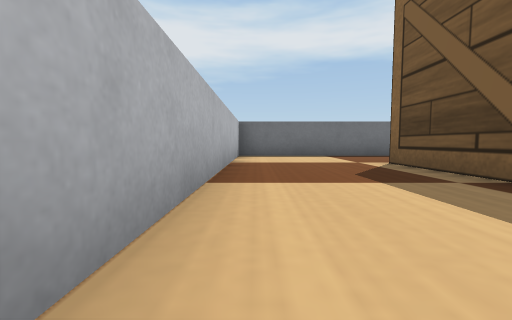
View 1 (above)

23 first-person views from a walk through a robot-simulator world made for Webots. The camera is 0.04 m above the floor, tilts 4° down and sees 90° across. The floor is counted in squares, 0.1 m on a side. Each view is taken from the middle of a square. On the plan, view 1 faces up. The plan holds only what a view shows up to about 9 squares ahead; the rest is blank. The robots in the file are not drawn. Simple shapes and patterns stand in for the simulator's stock objects.

View 2
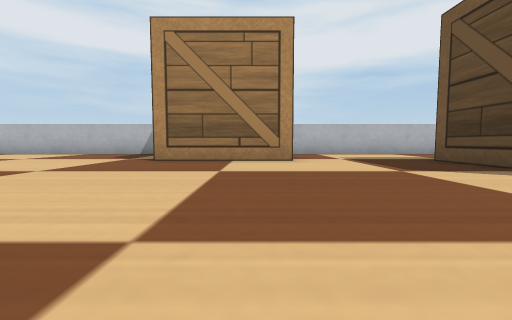

View 3
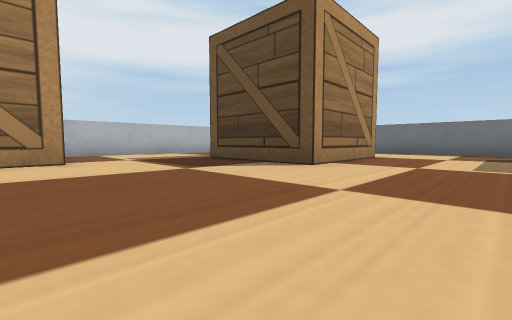

View 4
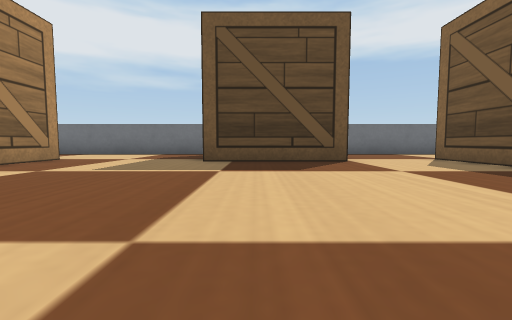

View 5
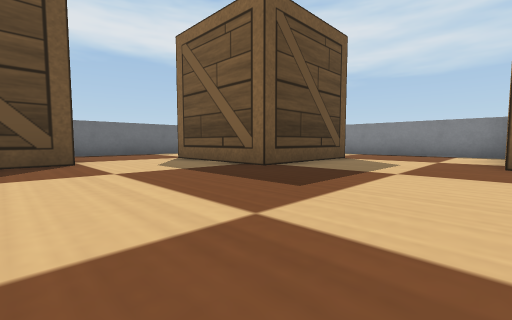

View 6
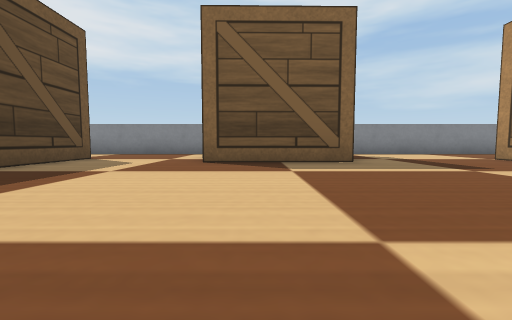

View 7
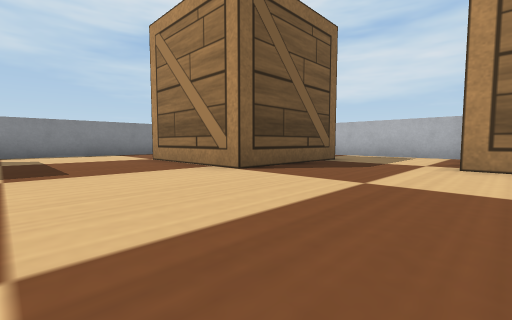

View 8
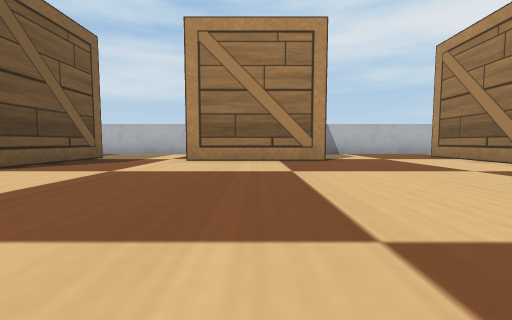

View 9
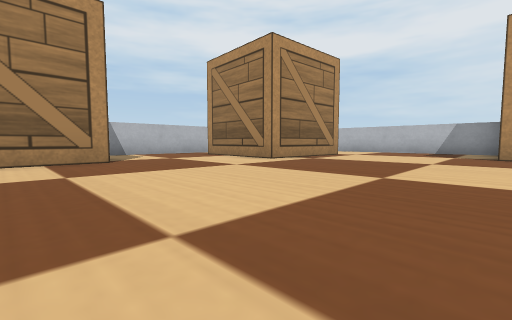

View 10
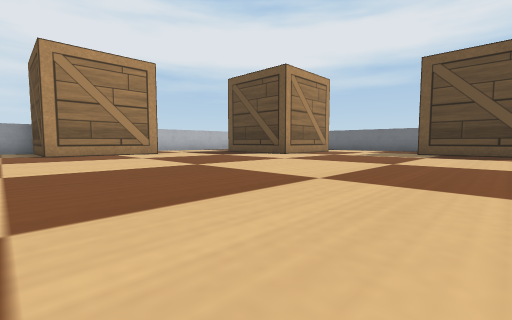

View 11
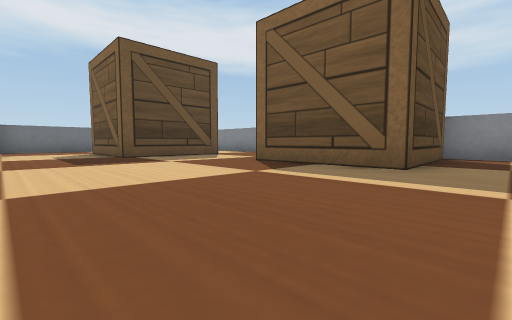

View 12
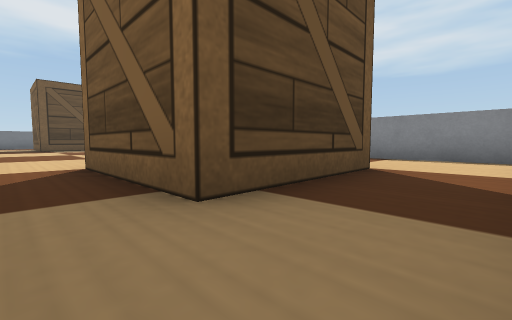

View 13
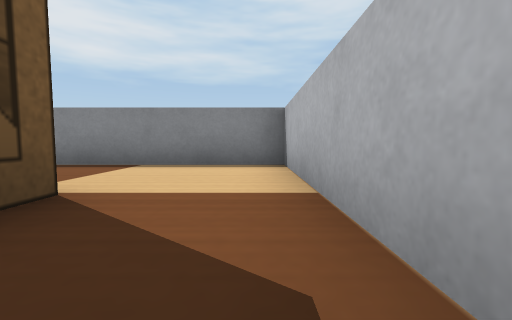

View 14
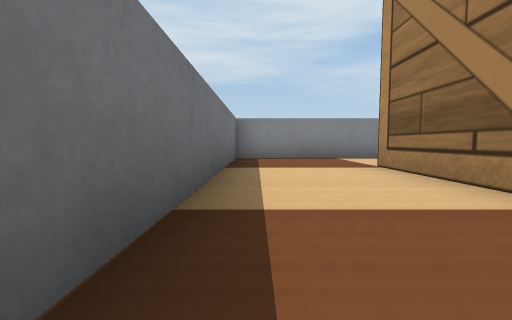

View 15
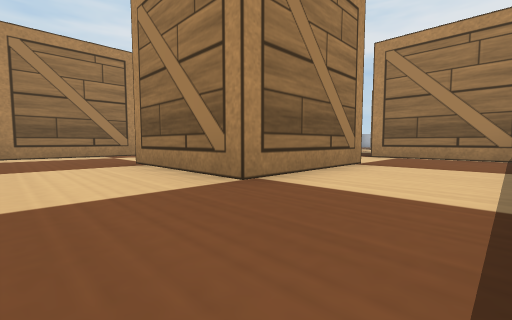

View 16
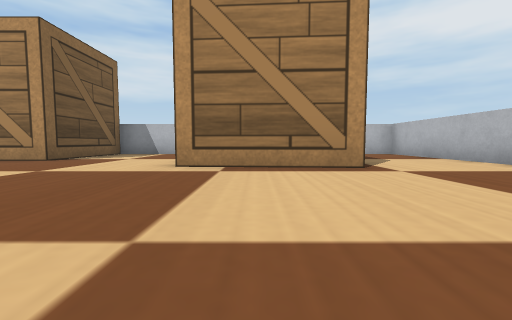

View 17
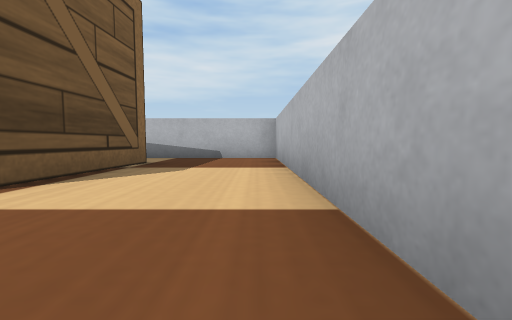

View 18
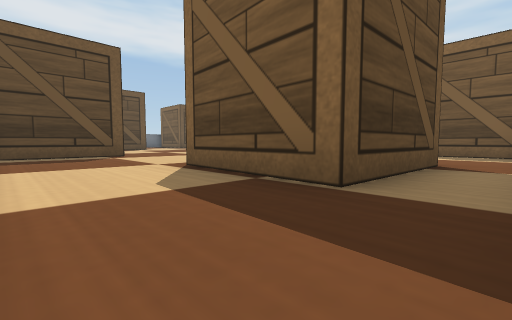

View 19
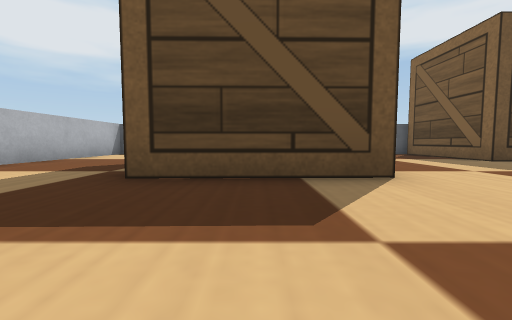

View 20
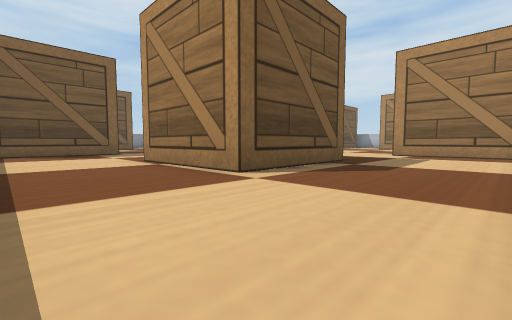

View 21
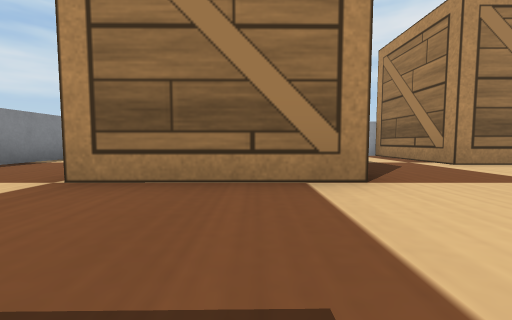

View 22
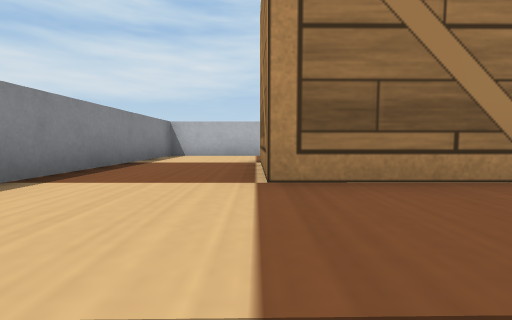

View 23
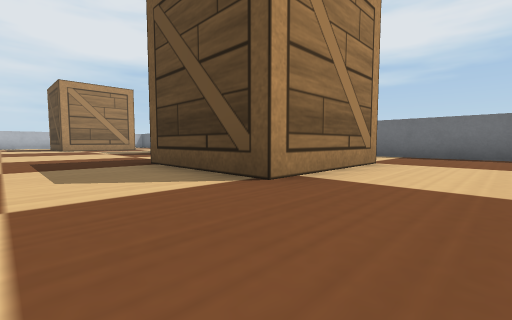

### Floor plan
Key: @ floor where view 1 was taken; # wall or solid block; . floor; B wooden box.
Columns run from 1 left of view 1 to 20 right of it. Each row starts with its distance up from view 1.
  8 ###########  #########
  7 #.........B  B.......#
  6 #.........B  B.......#
  5 #...BBB...BBBB.BBBB..#
  4 #...B B........B  B..#
  3 #...B B........B  B..#
  2 #...BBB........BBBB..#
  1 #....................#
  0 #@...................#
 -1 #BBB.............BBBB#
 -2    B.............B
 -3    B.............B
 -4 #BBB.............BBBB#
 -5 #....................#
 -6 #....................#
 -7 #....................#
 -8 #...BBB........BBBB..#
 -9 #..B  B........B  B..#
-10 #..B  B...BBB..BBBB..#
-11 #..BBBB...B B........#
-12 #.........B B........#
-13 ######################

Positions as (right, up) in squares from view 1, and headings:
1: (0, 0), facing up
2: (8, -2), facing left
3: (8, -2), facing up-left
4: (10, -1), facing up
5: (11, -1), facing up-right
6: (11, -2), facing right
7: (11, -5), facing down-right
8: (10, -4), facing down
9: (10, -4), facing down-left
10: (11, -5), facing up-left
11: (12, -5), facing up-right
12: (13, -12), facing up-right
13: (15, -12), facing right
14: (13, 7), facing right
15: (19, 7), facing down-left
16: (4, -4), facing down
17: (0, -6), facing down
18: (0, -12), facing up-right
19: (4, -1), facing up
20: (0, 7), facing down-right
21: (15, -5), facing down
22: (17, -5), facing down
23: (19, 0), facing up-left
